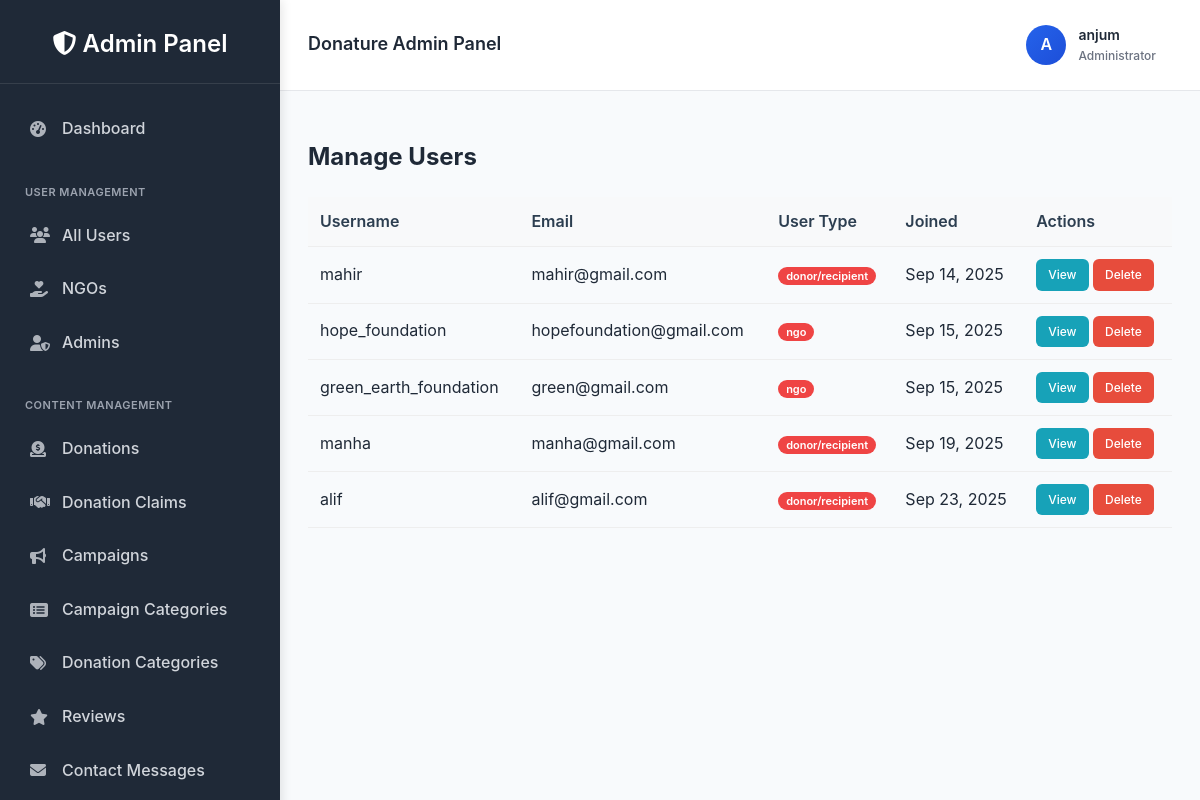
Page /panel/users/ (signed in) on the committed database.
### donations/models.py (models this page shows, shortened)
class User(AbstractUser):
    USER_TYPE_CHOICES = (
        ('donor/recipient', 'Donor/Recipient'),
        ('ngo', 'NGO'),
        ('admin', 'Admin'),
    )
    user_type = models.CharField(max_length=20, choices=USER_TYPE_CHOICES, blank=True, null=True)
    is_approved = models.BooleanField(default=False)  # For NGO approval
    profile_picture = models.ImageField(upload_to='profile_pics/', blank=True, null=True) # Profile picture field

### custom_admin/views.py (the view)
    def wrapper(request, *args, **kwargs):
        if not request.user.is_authenticated or request.user.user_type != "admin":
            return HttpResponseForbidden("Access Denied!")
        return view_func(request, *args, **kwargs)

### custom_admin/views.py (called while the page is built)
def admin_only(view_func):
    def wrapper(request, *args, **kwargs):
        if not request.user.is_authenticated or request.user.user_type != "admin":
            return HttpResponseForbidden("Access Denied!")
        return view_func(request, *args, **kwargs)
    return wrapper

def admin_context(request):
    if request.user.is_authenticated and request.user.user_type == 'admin':
        return {
            'pending_ngos_count': User.objects.filter(user_type='ngo', is_approved=False).count(),
            'pending_campaigns_count': Campaign.objects.filter(status='pending').count(),
            'pending_requests_count': RequestItem.objects.filter(status='pending').count(),
        }
    return {}

@login_required
@admin_only
def manage_users(request):
    users = User.objects.exclude(user_type="admin")
    return render(request, "custom_admin/manage_users.html", {"users": users})

### donations/context_processors.py (called while the page is built)
def notifications_context(request):
    if request.user.is_authenticated:
        notifications = Notification.objects.filter(user=request.user).order_by('-created_at')[:5]
        unread_count = Notification.objects.filter(user=request.user, is_read=False).count()
    else:
        notifications = []
        unread_count = 0
    return {
        'notifications': notifications,
        'notifications_unread_count': unread_count
    }

### custom_admin/templates/custom_admin/manage_users.html
{% extends "custom_admin/base_admin.html" %}
{% block content %}
<div class="page-header">
    <h2>Manage Users</h2>
</div>
<div class="card">
    <div class="card-body">
        <table class="data-table">
            <thead>
                <tr>
                    <th>Username</th>
                    <th>Email</th>
                    <th>User Type</th>
                    <th>Joined</th>
                    <th>Actions</th>
                </tr>
            </thead>
            <tbody>
                {% for user in users %}
                <tr>
                    <td>{{ user.username }}</td>
                    <td>{{ user.email }}</td>
                    <td><span class="badge">{{ user.user_type }}</span></td>
                    <td>{{ user.date_joined|date:"M d, Y" }}</td>
                    <td>
                        <a href="#" class="btn btn-sm btn-info">View</a>
                        <a href="{% url 'delete_user' user.id %}" class="btn btn-sm btn-danger" onclick="return confirm('Are you sure?')">Delete</a>
                    </td>
                </tr>
                {% endfor %}
            </tbody>
        </table>
    </div>
</div>
{% endblock %}

### custom_admin/templates/custom_admin/base_admin.html (shortened to what this page needs)
{% load static %}
<!DOCTYPE html>
<html lang="en">
<head>
    <link rel="stylesheet" href="{% static 'custom_admin/css/base_admin.css' %}">
    <link rel="stylesheet" href="https://cdnjs.cloudflare.com/ajax/libs/font-awesome/6.4.0/css/all.min.css">
</head>
<body>
    <div class="admin-container">
        <div class="admin-sidebar">
            <div class="sidebar-header">
                <h2><i class="fas fa-shield-alt"></i> Admin Panel</h2>
            </div>
            <div class="sidebar-menu">
                <a href="{% url 'admin_dashboard' %}" class="menu-item {% if request.resolver_match.url_name == 'admin_dashboard' %}active{% endif %}
">
                    <i class="fas fa-tachometer-alt"></i> Dashboard
                </a>
                <div class="menu-section">User Management</div>
                <a href="{% url 'manage_users' %}" class="menu-item">
                    <i class="fas fa-users"></i> All Users
                </a>
                <a href="{% url 'manage_ngos' %}" class="menu-item">
                    <i class="fas fa-hand-holding-heart"></i> NGOs
                </a>
                <a href="{% url 'manage_admins' %}" class="menu-item">
                    <i class="fas fa-user-shield"></i> Admins
                </a>
                <div class="menu-section">Content Management</div>
                <a href="{% url 'manage_donations' %}" class="menu-item">
                    <i class="fas fa-donate"></i> Donations
                </a>
                <a href="{% url 'manage_donation_claims' %}" class="menu-item">
                    <i class="fas fa-handshake"></i> Donation Claims
                </a>
                <a href="{% url 'manage_campaigns' %}" class="menu-item">
                    <i class="fas fa-bullhorn"></i> Campaigns
                </a>
                <a href="{% url 'manage_campaign_categories' %}" class="menu-item">
    <i class="fas fa-list-alt"></i> Campaign Categories
</a>
<a href="{% url 'manage_categories' %}" class="menu-item">
    <i class="fas fa-tags"></i> Donation Categories
</a>
                <a href="{% url 'manage_reviews' %}" class="menu-item">
                    <i class="fas fa-star"></i> Reviews
                </a>
                <a href="{% url 'contact_messages' %}" class="menu-item">
    <i class="fas fa-envelope"></i> Contact Messages
</a>
            </div>
        </div>
        <div class="admin-content">
            <div class="admin-topbar">
                <div class="topbar-left">
                    <h3>Donature Admin Panel</h3>
                </div>
                <div class="topbar-right">
                    <div class="admin-profile-menu">
                        <div class="profile-info">
                            <div class="profile-avatar">
                                {{ request.user.username|first|upper }}
                            </div>
                            <div>
                                <div class="profile-name">{{ request.user.username }}</div>
                                <div class="profile-role">Administrator</div>
                            </div>
                        </div>
                    </div>
                </div>
            </div>
            <main class="main-content">
                {% block content %}{% endblock %}
            </main>
        </div>
    </div>
</body>
</html>

### custom_admin/static/custom_admin/css/base_admin.css (style rules this page uses)
:root { --primary: #2563eb; --primary-dark: #1d4ed8; --secondary: #ff7e5f; --secondary-light: #feb47b; --accent: #10b981; --danger: #ef4444; --warning: #f59e0b; --background: #f8fafc; --surface: #ffffff; --text-primary: #1f2937; --text-secondary: #6b7280; --border: #e5e7eb; --sidebar-bg: #1f2937; }
body { margin: 0; font-family: 'Inter', 'Segoe UI', Tahoma, Geneva, Verdana, sans-serif; background: var(--background); color: var(--text-primary); line-height: 1.6; }
.admin-container { display: flex; min-height: 100vh; }
.admin-sidebar { width: 280px; background: var(--sidebar-bg); color: white; padding: 25px 0; box-shadow: 2px 0 10px rgba(0, 0, 0, 0.1); position: fixed; height: 100vh; left: 0; top: 0; overflow-y: auto; }
.sidebar-header { padding: 0 20px 20px; text-align: center; border-bottom: 1px solid rgba(255, 255, 255, 0.1); margin-bottom: 20px; }
.sidebar-header h2 { margin: 0; font-size: 24px; font-weight: 600; color: white; }
.sidebar-menu { padding: 0 15px; }
.menu-section { padding: 15px 10px 5px; font-size: 11px; text-transform: uppercase; color: #9ca3af; font-weight: 600; letter-spacing: 0.5px; margin-top: 15px; }
.menu-item { display: flex; align-items: center; padding: 12px 15px; color: #d1d5db; text-decoration: none; border-radius: 6px; margin: 4px 0; transition: all 0.3s ease; font-weight: 500; }
.menu-item i { width: 20px; margin-right: 12px; font-size: 16px; opacity: 0.8; }
.badge { background: var(--danger); color: white; padding: 2px 8px; border-radius: 10px; font-size: 11px; margin-left: auto; font-weight: 600; }
.admin-content { flex: 1; display: flex; flex-direction: column; margin-left: 280px; min-height: 100vh; }
.admin-topbar { background: var(--surface); padding: 16px 28px; display: flex; justify-content: space-between; align-items: center; box-shadow: 0 1px 3px rgba(0, 0, 0, 0.1); border-bottom: 1px solid var(--border); }
.topbar-left { display: flex; align-items: center; gap: 16px; }
.admin-topbar h3 { margin: 0; color: var(--text-primary); font-weight: 600; font-size: 18px; }
.topbar-right { display: flex; align-items: center; gap: 16px; }
.admin-profile-menu { position: relative; display: flex; align-items: center; gap: 12px; padding: 8px 16px; border-radius: 8px; transition: all 0.3s ease; cursor: pointer; }
.profile-info { display: flex; align-items: center; gap: 12px; }
.profile-avatar { width: 40px; height: 40px; border-radius: 50%; background: linear-gradient(135deg, var(--primary) 0%, var(--primary-dark) 100%); display: flex; align-items: center; justify-content: center; color: white; font-weight: 600; font-size: 16px; }
.profile-name { color: var(--text-primary); font-weight: 600; font-size: 14px; white-space: nowrap; }
.profile-role { color: var(--text-secondary); font-size: 12px; font-weight: 500; }
.main-content { flex: 1; padding: 28px; background: var(--background); overflow-y: auto; }
.menu-item { animation: slideIn 0.3s ease forwards; opacity: 0; }
.menu-item:nth-child(1) { animation-delay: 0.1s; }
.menu-item:nth-child(3) { animation-delay: 0.3s; }
.menu-item:nth-child(4) { animation-delay: 0.4s; }
.menu-item:nth-child(5) { animation-delay: 0.5s; }
.data-table { width: 100%; border-collapse: collapse; margin-top: 10px; }
.data-table th, .data-table td { padding: 12px; text-align: left; border-bottom: 1px solid #eee; }
.data-table th { background: #f8f9fa; font-weight: 600; color: #2c3e50; }
.btn { padding: 10px 20px; border: none; border-radius: 6px; cursor: pointer; font-size: 14px; font-weight: 500; text-decoration: none; display: inline-block; transition: all 0.3s ease; }
.btn-sm { padding: 6px 12px; font-size: 12px; }
.btn-danger { background: #e74c3c; color: white; }
.btn-info { background: #17a2b8; color: white; }

### rows in the picture
User: user.username|first "A", user.username "anjum"
User: username "mahir", email "mahir@gmail.com", user_type "donor/recipient", date_joined "Sep 14, 2025"
User: username "hope_foundation", email "hopefoundation@gmail.com", user_type "ngo", date_joined "Sep 15, 2025"
User: username "green_earth_foundation", email "green@gmail.com", user_type "ngo", date_joined "Sep 15, 2025"
User: username "manha", email "manha@gmail.com", user_type "donor/recipient", date_joined "Sep 19, 2025"
User: username "alif", email "alif@gmail.com", user_type "donor/recipient", date_joined "Sep 23, 2025"
